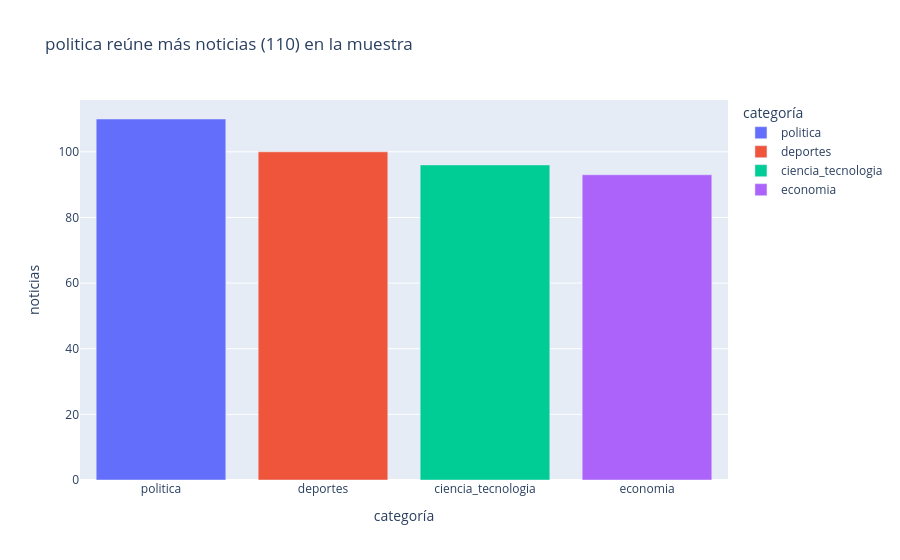

The cell this chart's notebook holds for it:
### Markdown cell above
## EDA · tres gráficos interactivos con conclusiones descriptivas generadas desde los datos


Los gráficos se generan con Plotly para explorarlos al ejecutar el cuaderno. Debajo de cada uno se incluye una copia estática de los mismos datos para que GitHub los muestre incluso cuando su visor no renderiza Plotly.

### Code cell
conteos = df['etiqueta'].value_counts().rename_axis('categoría').reset_index(name='noticias')
mayor = conteos.iloc[0]
fig = px.bar(conteos, x='categoría', y='noticias', color='categoría',
             title=f"{mayor['categoría']} reúne más noticias ({mayor['noticias']}) en la muestra")
fig.show()

fig_estatica, ax = plt.subplots(figsize=(8, 4))
ax.bar(conteos['categoría'], conteos['noticias'], color=['#636efa', '#EF553B', '#00cc96', '#ab63fa'])
ax.set(title=fig.layout.title.text, xlabel='Categoría', ylabel='Noticias')
ax.tick_params(axis='x', rotation=15)
fig_estatica.tight_layout()
plt.show()

### Figure 1 — Plotly figure (JSON) as saved in the notebook; plotly's stock layout.template omitted (floating-point values rounded to 4 significant figures)
{"data": [{"hovertemplate": "categoría=%{x}<br>noticias=%{y}<extra></extra>", "legendgroup": "politica", "marker": {"color": "#636efa", "pattern": {"shape": ""}}, "name": "politica", "orientation": "v", "showlegend": true, "textposition": "auto", "type": "bar", "x": ["politica"], "xaxis": "x", "y": [110], "yaxis": "y"}, {"hovertemplate": "categoría=%{x}<br>noticias=%{y}<extra></extra>", "legendgroup": "deportes", "marker": {"color": "#EF553B", "pattern": {"shape": ""}}, "name": "deportes", "orientation": "v", "showlegend": true, "textposition": "auto", "type": "bar", "x": ["deportes"], "xaxis": "x", "y": [100], "yaxis": "y"}, {"hovertemplate": "categoría=%{x}<br>noticias=%{y}<extra></extra>", "legendgroup": "ciencia_tecnologia", "marker": {"color": "#00cc96", "pattern": {"shape": ""}}, "name": "ciencia_tecnologia", "orientation": "v", "showlegend": true, "textposition": "auto", "type": "bar", "x": ["ciencia_tecnologia"], "xaxis": "x", "y": [96], "yaxis": "y"}, {"hovertemplate": "categoría=%{x}<br>noticias=%{y}<extra></extra>", "legendgroup": "economia", "marker": {"color": "#ab63fa", "pattern": {"shape": ""}}, "name": "economia", "orientation": "v", "showlegend": true, "textposition": "auto", "type": "bar", "x": ["economia"], "xaxis": "x", "y": [93], "yaxis": "y"}], "layout": {"barmode": "relative", "legend": {"title": {"text": "categoría"}, "tracegroupgap": 0}, "title": {"text": "politica reúne más noticias (110) en la muestra"}, "xaxis": {"anchor": "y", "categoryarray": ["politica", "deportes", "ciencia_tecnologia", "economia"], "categoryorder": "array", "domain": [0.0, 1.0], "title": {"text": "categoría"}}, "yaxis": {"anchor": "x", "domain": [0.0, 1.0], "title": {"text": "noticias"}}}}
